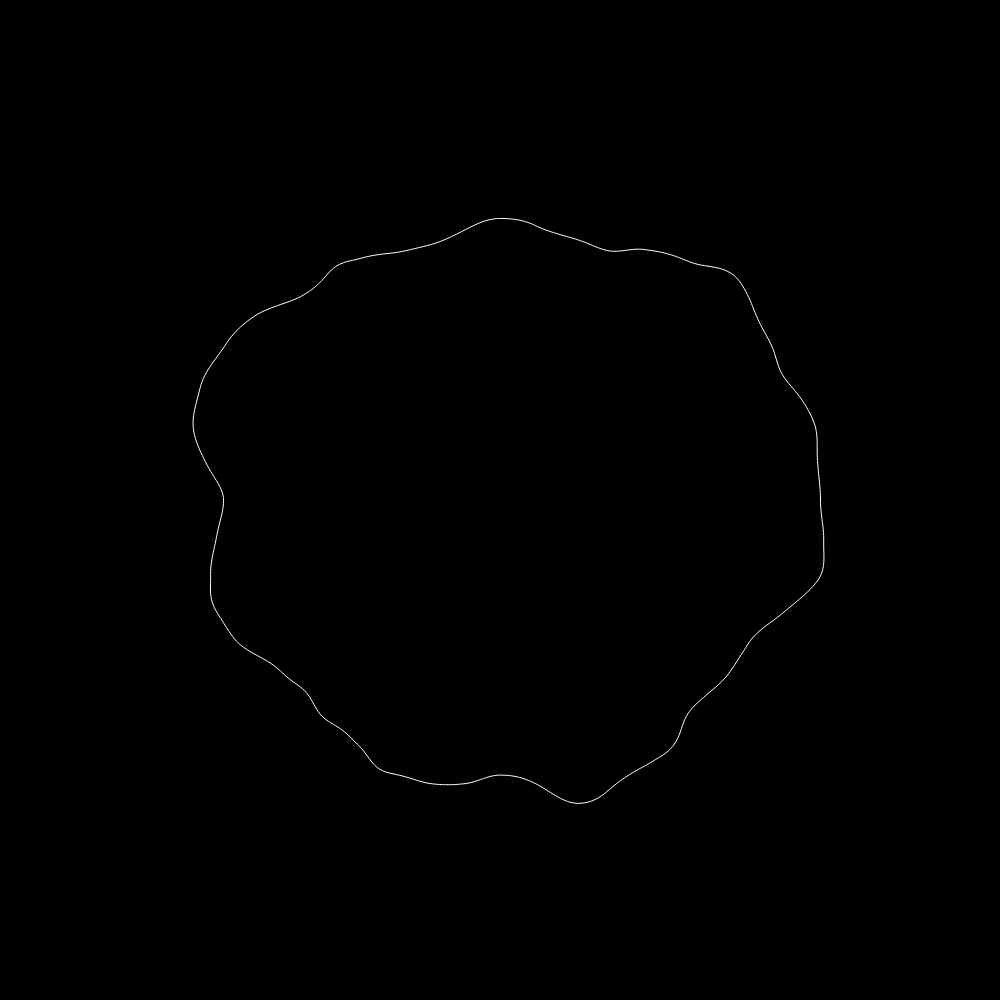
Frame 1 (no input)
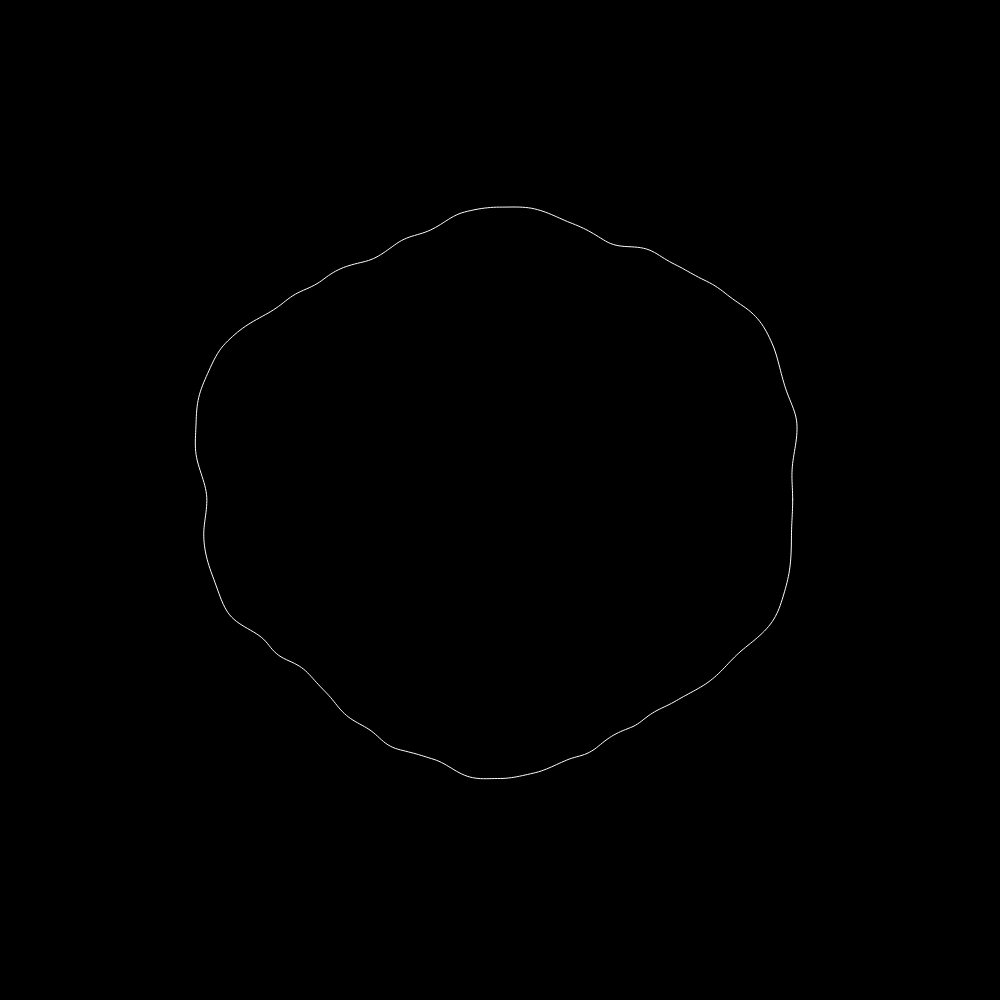
Frame 60 (no input)
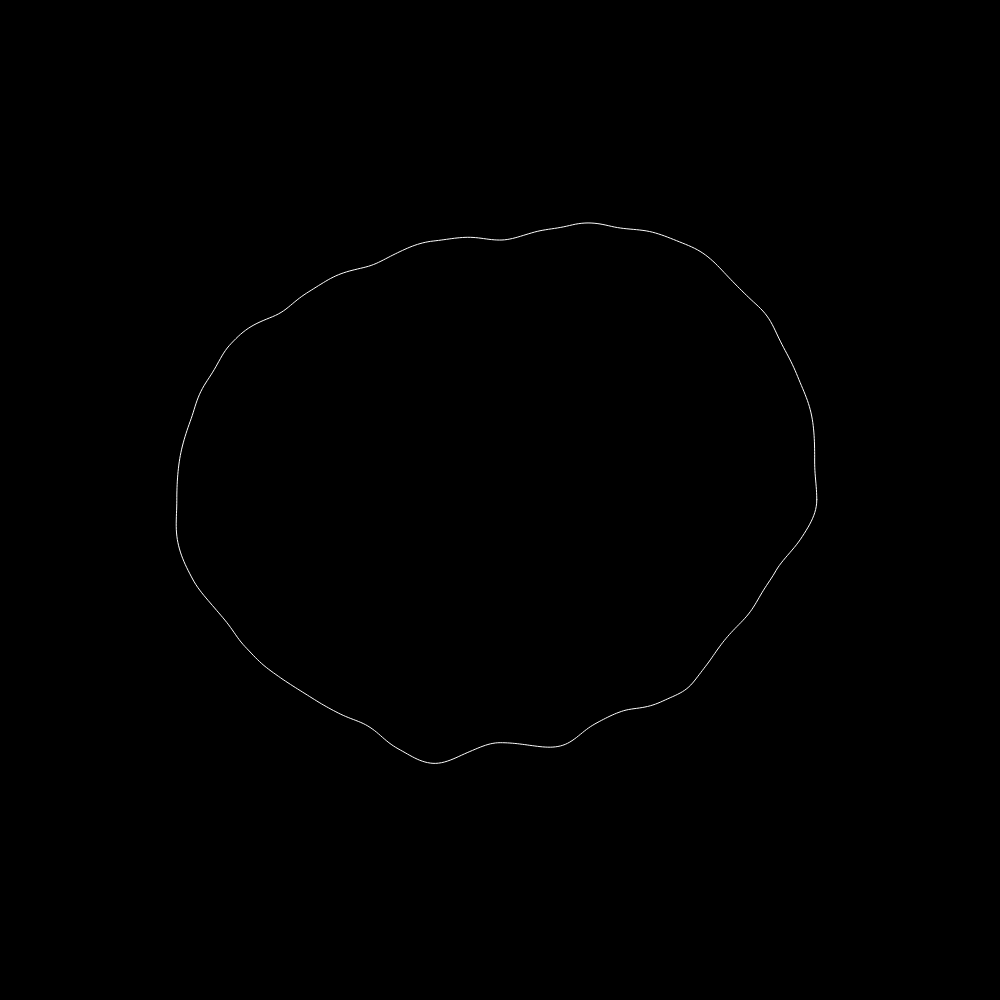
Frame 120 (the mouse pressed at the canvas centre since frame 60)

The p5.js sketch that drew these frames (run headless with seeded random() and noise() and a simulated clock; from frame 60 on, the mouse is pressed at the canvas centre):

// p5.js sketch
// ── sketch.js
let width = 1000;
let height = 1000;

let noiseAmount = 2;
let morphspeed = 0.01;

let nz = 0;

function setup() {
  createCanvas(1000,1000)
}

function draw(){
  background(0);
  translate(width/2, height/2);
  stroke(255);
  noFill();
  beginShape();

  for(let a = 0; a < TWO_PI; a+=0.01) {
    let nx = map(cos(a),-1,1,0,noiseAmount);
    let ny = map(sin(a),-1,1,0,noiseAmount);
    let r = map(noise(nx, ny, nz),0,1,200,400);
    let x = r * cos(a);
    let y = r * sin(a);
    vertex(x,y);
  }
  endShape(CLOSE);
  nz += morphspeed;
}
